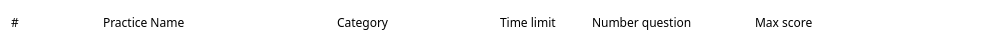
          <widget class="QWidget" name="widget_24" native="true">
           <property name="geometry">
            <rect>
             <x>20</x>
             <y>90</y>
             <width>1000</width>
             <height>44</height>
            </rect>
           </property>
           <property name="sizePolicy">
            <sizepolicy hsizetype="Preferred" vsizetype="Preferred">
             <horstretch>0</horstretch>
             <verstretch>0</verstretch>
            </sizepolicy>
           </property>
           <property name="styleSheet">
            <string notr="true">background-color: #fff;
border-radius: 4px;</string>
           </property>
           <layout class="QHBoxLayout" name="horizontalLayout_13">
            <property name="spacing">
             <number>20</number>
            </property>
            <item>
             <widget class="QLabel" name="label_4">
              <property name="sizePolicy">
               <sizepolicy hsizetype="Ignored" vsizetype="Ignored">
                <horstretch>1</horstretch>
                <verstretch>0</verstretch>
               </sizepolicy>
              </property>
              <property name="minimumSize">
               <size>
                <width>0</width>
                <height>0</height>
               </size>
              </property>
              <property name="maximumSize">
               <size>
                <width>16777215</width>
                <height>16777215</height>
               </size>
              </property>
              <property name="font">
               <font>
                <family>Source Sans 3 Medium</family>
               </font>
              </property>
              <property name="text">
               <string>#</string>
              </property>
             </widget>
            </item>
            <item>
             <widget class="QLabel" name="label_43">
              <property name="sizePolicy">
               <sizepolicy hsizetype="Preferred" vsizetype="Preferred">
                <horstretch>3</horstretch>
                <verstretch>0</verstretch>
               </sizepolicy>
              </property>
              <property name="minimumSize">
               <size>
                <width>0</width>
                <height>0</height>
               </size>
              </property>
              <property name="maximumSize">
               <size>
                <width>16777215</width>
                <height>16777215</height>
               </size>
              </property>
              <property name="font">
               <font>
                <family>Source Sans 3 Medium</family>
               </font>
              </property>
              <property name="text">
               <string>Practice Name</string>
              </property>
             </widget>
            </item>
            <item>
             <widget class="QLabel" name="label_44">
              <property name="sizePolicy">
               <sizepolicy hsizetype="Preferred" vsizetype="Preferred">
                <horstretch>2</horstretch>
                <verstretch>0</verstretch>
               </sizepolicy>
              </property>
              <property name="minimumSize">
               <size>
                <width>0</width>
                <height>0</height>
               </size>
              </property>
              <property name="maximumSize">
               <size>
                <width>16777215</width>
                <height>16777215</height>
               </size>
              </property>
              <property name="sizeIncrement">
               <size>
                <width>260</width>
                <height>0</height>
               </size>
              </property>
              <property name="font">
               <font>
                <family>Source Sans 3 Medium</family>
               </font>
              </property>
              <property name="text">
               <string>Category</string>
              </property>
             </widget>
            </item>
            <item>
             <widget class="QLabel" name="label_45">
              <property name="sizePolicy">
               <sizepolicy hsizetype="Preferred" vsizetype="Preferred">
                <horstretch>1</horstretch>
                <verstretch>0</verstretch>
               </sizepolicy>
              </property>
              <property name="minimumSize">
               <size>
                <width>0</width>
                <height>0</height>
               </size>
              </property>
              <property name="maximumSize">
               <size>
                <width>16777215</width>
                <height>16777215</height>
               </size>
              </property>
              <property name="sizeIncrement">
               <size>
                <width>0</width>
                <height>0</height>
               </size>
              </property>
              <property name="font">
               <font>
                <family>Source Sans 3 Medium</family>
               </font>
              </property>
              <property name="text">
               <string>Time limit</string>
              </property>
             </widget>
            </item>
            <item>
             <widget class="QLabel" name="label_46">
              <property name="sizePolicy">
               <sizepolicy hsizetype="Preferred" vsizetype="Preferred">
                <horstretch>2</horstretch>
                <verstretch>0</verstretch>
               </sizepolicy>
              </property>
              <property name="minimumSize">
               <size>
                <width>0</width>
                <height>0</height>
               </size>
              </property>
              <property name="maximumSize">
               <size>
                <width>16777215</width>
                <height>16777215</height>
               </size>
              </property>
              <property name="sizeIncrement">
               <size>
                <width>160</width>
                <height>0</height>
               </size>
              </property>
              <property name="font">
               <font>
                <family>Source Sans 3 Medium</family>
               </font>
              </property>
              <property name="text">
               <string>Number question</string>
              </property>
             </widget>
            </item>
            <item>
             <widget class="QLabel" name="label_47">
              <property name="sizePolicy">
               <sizepolicy hsizetype="Preferred" vsizetype="Preferred">
                <horstretch>1</horstretch>
                <verstretch>0</verstretch>
               </sizepolicy>
              </property>
              <property name="minimumSize">
               <size>
                <width>0</width>
                <height>0</height>
               </size>
              </property>
              <property name="maximumSize">
               <size>
                <width>16777215</width>
                <height>16777215</height>
               </size>
              </property>
              <property name="font">
               <font>
                <family>Source Sans 3 Medium</family>
               </font>
              </property>
              <property name="text">
               <string>Max score</string>
              </property>
             </widget>
            </item>
            <item>
             <widget class="QLabel" name="label_48">
              <property name="sizePolicy">
               <sizepolicy hsizetype="Preferred" vsizetype="Preferred">
                <horstretch>2</horstretch>
                <verstretch>0</verstretch>
               </sizepolicy>
              </property>
              <property name="text">
               <string/>
              </property>
             </widget>
            </item>
           </layout>
          </widget>
